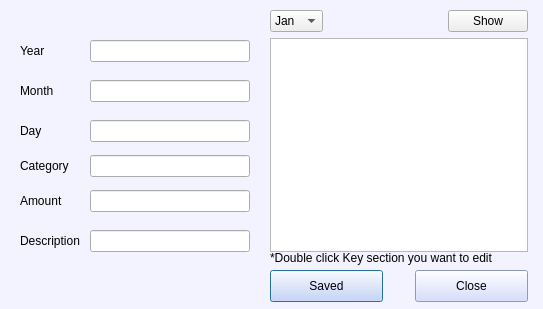
<?xml version="1.0" encoding="UTF-8"?>
<ui version="4.0">
 <class>Monitoring_edit</class>
 <widget class="QDialog" name="Monitoring_edit">
  <property name="geometry">
   <rect>
    <x>0</x>
    <y>0</y>
    <width>543</width>
    <height>309</height>
   </rect>
  </property>
  <property name="windowTitle">
   <string>Dialog</string>
  </property>
  <widget class="QPushButton" name="pushButton">
   <property name="geometry">
    <rect>
     <x>270</x>
     <y>270</y>
     <width>113</width>
     <height>32</height>
    </rect>
   </property>
   <property name="styleSheet">
    <string notr="true">background-color:rgb(203, 211, 255);
color:black;</string>
   </property>
   <property name="text">
    <string>Saved</string>
   </property>
  </widget>
  <widget class="QPushButton" name="pushButton_2">
   <property name="geometry">
    <rect>
     <x>415</x>
     <y>270</y>
     <width>113</width>
     <height>32</height>
    </rect>
   </property>
   <property name="styleSheet">
    <string notr="true">background-color:rgb(203, 211, 255);
color:black;</string>
   </property>
   <property name="text">
    <string>Close</string>
   </property>
  </widget>
  <widget class="QWidget" name="layoutWidget">
   <property name="geometry">
    <rect>
     <x>270</x>
     <y>10</y>
     <width>258</width>
     <height>242</height>
    </rect>
   </property>
   <layout class="QVBoxLayout" name="verticalLayout_3">
    <item>
     <layout class="QHBoxLayout" name="horizontalLayout_6">
      <item>
       <widget class="QComboBox" name="Month_combo">
        <item>
         <property name="text">
          <string>Jan</string>
         </property>
        </item>
        <item>
         <property name="text">
          <string>Feb</string>
         </property>
        </item>
        <item>
         <property name="text">
          <string>Mar</string>
         </property>
        </item>
        <item>
         <property name="text">
          <string>Apr</string>
         </property>
        </item>
        <item>
         <property name="text">
          <string>May</string>
         </property>
        </item>
        <item>
         <property name="text">
          <string>Jun</string>
         </property>
        </item>
        <item>
         <property name="text">
          <string>Jul</string>
         </property>
        </item>
        <item>
         <property name="text">
          <string>Aug</string>
         </property>
        </item>
        <item>
         <property name="text">
          <string>Sep</string>
         </property>
        </item>
        <item>
         <property name="text">
          <string>Oct</string>
         </property>
        </item>
        <item>
         <property name="text">
          <string>Nov</string>
         </property>
        </item>
        <item>
         <property name="text">
          <string>Dec</string>
         </property>
        </item>
       </widget>
      </item>
      <item>
       <spacer name="horizontalSpacer">
        <property name="orientation">
         <enum>Qt::Horizontal</enum>
        </property>
        <property name="sizeHint" stdset="0">
         <size>
          <width>58</width>
          <height>20</height>
         </size>
        </property>
       </spacer>
      </item>
      <item>
       <widget class="QPushButton" name="pushButton_3">
        <property name="text">
         <string>Show</string>
        </property>
       </widget>
      </item>
     </layout>
    </item>
    <item>
     <widget class="QTableView" name="tableView"/>
    </item>
   </layout>
  </widget>
  <widget class="QLabel" name="label_7">
   <property name="geometry">
    <rect>
     <x>270</x>
     <y>250</y>
     <width>271</width>
     <height>16</height>
    </rect>
   </property>
   <property name="text">
    <string>*Double click Key section you want to edit</string>
   </property>
  </widget>
  <widget class="QLineEdit" name="Year_edit">
   <property name="geometry">
    <rect>
     <x>90</x>
     <y>40</y>
     <width>160</width>
     <height>22</height>
    </rect>
   </property>
  </widget>
  <widget class="QLineEdit" name="Month_edit">
   <property name="geometry">
    <rect>
     <x>90</x>
     <y>80</y>
     <width>160</width>
     <height>22</height>
    </rect>
   </property>
  </widget>
  <widget class="QLabel" name="label">
   <property name="geometry">
    <rect>
     <x>20</x>
     <y>40</y>
     <width>31</width>
     <height>21</height>
    </rect>
   </property>
   <property name="text">
    <string>Year</string>
   </property>
  </widget>
  <widget class="QLabel" name="label_2">
   <property name="geometry">
    <rect>
     <x>20</x>
     <y>80</y>
     <width>51</width>
     <height>22</height>
    </rect>
   </property>
   <property name="text">
    <string>Month</string>
   </property>
  </widget>
  <widget class="QLabel" name="label_3">
   <property name="geometry">
    <rect>
     <x>20</x>
     <y>120</y>
     <width>22</width>
     <height>22</height>
    </rect>
   </property>
   <property name="text">
    <string>Day</string>
   </property>
  </widget>
  <widget class="QLineEdit" name="Day_edit">
   <property name="geometry">
    <rect>
     <x>90</x>
     <y>120</y>
     <width>160</width>
     <height>22</height>
    </rect>
   </property>
  </widget>
  <widget class="QLabel" name="label_4">
   <property name="geometry">
    <rect>
     <x>20</x>
     <y>155</y>
     <width>51</width>
     <height>22</height>
    </rect>
   </property>
   <property name="text">
    <string>Category</string>
   </property>
  </widget>
  <widget class="QLineEdit" name="Cate_edit">
   <property name="geometry">
    <rect>
     <x>90</x>
     <y>155</y>
     <width>160</width>
     <height>22</height>
    </rect>
   </property>
  </widget>
  <widget class="QLabel" name="label_5">
   <property name="geometry">
    <rect>
     <x>20</x>
     <y>190</y>
     <width>43</width>
     <height>22</height>
    </rect>
   </property>
   <property name="text">
    <string>Amount</string>
   </property>
  </widget>
  <widget class="QLineEdit" name="Amount_edit">
   <property name="geometry">
    <rect>
     <x>90</x>
     <y>190</y>
     <width>160</width>
     <height>22</height>
    </rect>
   </property>
  </widget>
  <widget class="QLabel" name="label_6">
   <property name="geometry">
    <rect>
     <x>20</x>
     <y>230</y>
     <width>64</width>
     <height>22</height>
    </rect>
   </property>
   <property name="text">
    <string>Description</string>
   </property>
  </widget>
  <widget class="QLineEdit" name="Desc_edit">
   <property name="geometry">
    <rect>
     <x>90</x>
     <y>230</y>
     <width>160</width>
     <height>22</height>
    </rect>
   </property>
  </widget>
  <widget class="QLabel" name="background">
   <property name="geometry">
    <rect>
     <x>-10</x>
     <y>0</y>
     <width>561</width>
     <height>321</height>
    </rect>
   </property>
   <property name="styleSheet">
    <string notr="true">background-color:rgb(243, 243, 255)</string>
   </property>
   <property name="text">
    <string>l</string>
   </property>
  </widget>
  <zorder>background</zorder>
  <zorder>pushButton</zorder>
  <zorder>pushButton_2</zorder>
  <zorder>layoutWidget</zorder>
  <zorder>label_7</zorder>
  <zorder>Year_edit</zorder>
  <zorder>Month_edit</zorder>
  <zorder>label</zorder>
  <zorder>label_2</zorder>
  <zorder>label_3</zorder>
  <zorder>Day_edit</zorder>
  <zorder>label_4</zorder>
  <zorder>Cate_edit</zorder>
  <zorder>label_5</zorder>
  <zorder>Amount_edit</zorder>
  <zorder>label_6</zorder>
  <zorder>Desc_edit</zorder>
 </widget>
 <resources/>
 <connections/>
</ui>
